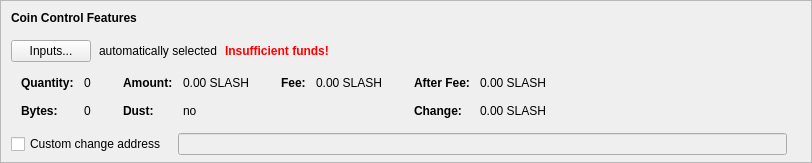
    <widget class="QFrame" name="frameCoinControl">
     <property name="sizePolicy">
      <sizepolicy hsizetype="Expanding" vsizetype="Expanding">
       <horstretch>0</horstretch>
       <verstretch>0</verstretch>
      </sizepolicy>
     </property>
     <property name="maximumSize">
      <size>
       <width>16777215</width>
       <height>16777215</height>
      </size>
     </property>
     <property name="frameShape">
      <enum>QFrame::StyledPanel</enum>
     </property>
     <property name="frameShadow">
      <enum>QFrame::Sunken</enum>
     </property>
     <layout class="QVBoxLayout" name="verticalLayoutCoinControl2">
      <property name="spacing">
       <number>0</number>
      </property>
      <property name="leftMargin">
       <number>0</number>
      </property>
      <property name="topMargin">
       <number>0</number>
      </property>
      <property name="rightMargin">
       <number>0</number>
      </property>
      <property name="bottomMargin">
       <number>6</number>
      </property>
      <item>
       <layout class="QVBoxLayout" name="verticalLayoutCoinControl" stretch="0,0,0,0,1">
        <property name="spacing">
         <number>0</number>
        </property>
        <property name="leftMargin">
         <number>10</number>
        </property>
        <property name="topMargin">
         <number>10</number>
        </property>
        <item>
         <layout class="QHBoxLayout" name="horizontalLayoutCoinControl1">
          <property name="bottomMargin">
           <number>15</number>
          </property>
          <item>
           <widget class="QLabel" name="labelCoinControlFeatures">
            <property name="sizePolicy">
             <sizepolicy hsizetype="Preferred" vsizetype="Maximum">
              <horstretch>0</horstretch>
              <verstretch>0</verstretch>
             </sizepolicy>
            </property>
            <property name="font">
             <font>
              <weight>75</weight>
              <bold>true</bold>
             </font>
            </property>
            <property name="styleSheet">
             <string notr="true">font-weight:bold;</string>
            </property>
            <property name="text">
             <string>Coin Control Features</string>
            </property>
           </widget>
          </item>
         </layout>
        </item>
        <item>
         <layout class="QHBoxLayout" name="horizontalLayoutCoinControl2" stretch="0,0,0,0">
          <property name="spacing">
           <number>8</number>
          </property>
          <property name="bottomMargin">
           <number>10</number>
          </property>
          <item>
           <widget class="QPushButton" name="pushButtonCoinControl">
            <property name="styleSheet">
             <string notr="true"/>
            </property>
            <property name="text">
             <string>Inputs...</string>
            </property>
            <property name="autoDefault">
             <bool>false</bool>
            </property>
           </widget>
          </item>
          <item>
           <widget class="QLabel" name="labelCoinControlAutomaticallySelected">
            <property name="text">
             <string>automatically selected</string>
            </property>
            <property name="margin">
             <number>5</number>
            </property>
           </widget>
          </item>
          <item>
           <widget class="QLabel" name="labelCoinControlInsuffFunds">
            <property name="font">
             <font>
              <weight>75</weight>
              <bold>true</bold>
             </font>
            </property>
            <property name="styleSheet">
             <string notr="true">color:red;font-weight:bold;</string>
            </property>
            <property name="text">
             <string>Insufficient funds!</string>
            </property>
            <property name="margin">
             <number>5</number>
            </property>
           </widget>
          </item>
          <item>
           <spacer name="horizontalSpacerCoinControl">
            <property name="orientation">
             <enum>Qt::Horizontal</enum>
            </property>
            <property name="sizeHint" stdset="0">
             <size>
              <width>40</width>
              <height>1</height>
             </size>
            </property>
           </spacer>
          </item>
         </layout>
        </item>
        <item>
         <widget class="QWidget" name="widgetCoinControl" native="true">
          <property name="sizePolicy">
           <sizepolicy hsizetype="Preferred" vsizetype="Preferred">
            <horstretch>0</horstretch>
            <verstretch>0</verstretch>
           </sizepolicy>
          </property>
          <property name="minimumSize">
           <size>
            <width>0</width>
            <height>0</height>
           </size>
          </property>
          <property name="styleSheet">
           <string notr="true"/>
          </property>
          <layout class="QHBoxLayout" name="horizontalLayoutCoinControl5">
           <property name="leftMargin">
            <number>0</number>
           </property>
           <property name="topMargin">
            <number>0</number>
           </property>
           <property name="rightMargin">
            <number>0</number>
           </property>
           <property name="bottomMargin">
            <number>0</number>
           </property>
           <item>
            <layout class="QHBoxLayout" name="horizontalLayoutCoinControl3" stretch="0,0,0,1">
             <property name="spacing">
              <number>20</number>
             </property>
             <property name="topMargin">
              <number>0</number>
             </property>
             <property name="bottomMargin">
              <number>10</number>
             </property>
             <item>
              <layout class="QFormLayout" name="formLayoutCoinControl1">
               <property name="horizontalSpacing">
                <number>10</number>
               </property>
               <property name="verticalSpacing">
                <number>14</number>
               </property>
               <property name="leftMargin">
                <number>10</number>
               </property>
               <property name="topMargin">
                <number>4</number>
               </property>
               <property name="rightMargin">
                <number>6</number>
               </property>
               <item row="0" column="0">
                <widget class="QLabel" name="labelCoinControlQuantityText">
                 <property name="font">
                  <font>
                   <weight>75</weight>
                   <bold>true</bold>
                  </font>
                 </property>
                 <property name="text">
                  <string>Quantity:</string>
                 </property>
                 <property name="margin">
                  <number>0</number>
                 </property>
                </widget>
               </item>
               <item row="0" column="1">
                <widget class="QLabel" name="labelCoinControlQuantity">
                 <property name="cursor">
                  <cursorShape>IBeamCursor</cursorShape>
                 </property>
                 <property name="contextMenuPolicy">
                  <enum>Qt::ActionsContextMenu</enum>
                 </property>
                 <property name="text">
                  <string notr="true">0</string>
                 </property>
                 <property name="margin">
                  <number>0</number>
                 </property>
                 <property name="textInteractionFlags">
                  <set>Qt::LinksAccessibleByMouse|Qt::TextSelectableByKeyboard|Qt::TextSelectableByMouse</set>
                 </property>
                </widget>
               </item>
               <item row="1" column="0">
                <widget class="QLabel" name="labelCoinControlBytesText">
                 <property name="font">
                  <font>
                   <weight>75</weight>
                   <bold>true</bold>
                  </font>
                 </property>
                 <property name="text">
                  <string>Bytes:</string>
                 </property>
                </widget>
               </item>
               <item row="1" column="1">
                <widget class="QLabel" name="labelCoinControlBytes">
                 <property name="cursor">
                  <cursorShape>IBeamCursor</cursorShape>
                 </property>
                 <property name="contextMenuPolicy">
                  <enum>Qt::ActionsContextMenu</enum>
                 </property>
                 <property name="text">
                  <string notr="true">0</string>
                 </property>
                 <property name="textInteractionFlags">
                  <set>Qt::LinksAccessibleByMouse|Qt::TextSelectableByKeyboard|Qt::TextSelectableByMouse</set>
                 </property>
                </widget>
               </item>
              </layout>
             </item>
             <item>
              <layout class="QFormLayout" name="formLayoutCoinControl2">
               <property name="horizontalSpacing">
                <number>10</number>
               </property>
               <property name="verticalSpacing">
                <number>14</number>
               </property>
               <property name="leftMargin">
                <number>6</number>
               </property>
               <property name="topMargin">
                <number>4</number>
               </property>
               <property name="rightMargin">
                <number>6</number>
               </property>
               <item row="0" column="0">
                <widget class="QLabel" name="labelCoinControlAmountText">
                 <property name="font">
                  <font>
                   <weight>75</weight>
                   <bold>true</bold>
                  </font>
                 </property>
                 <property name="text">
                  <string>Amount:</string>
                 </property>
                 <property name="margin">
                  <number>0</number>
                 </property>
                </widget>
               </item>
               <item row="0" column="1">
                <widget class="QLabel" name="labelCoinControlAmount">
                 <property name="cursor">
                  <cursorShape>IBeamCursor</cursorShape>
                 </property>
                 <property name="contextMenuPolicy">
                  <enum>Qt::ActionsContextMenu</enum>
                 </property>
                 <property name="text">
                  <string notr="true">0.00 SLASH</string>
                 </property>
                 <property name="textInteractionFlags">
                  <set>Qt::LinksAccessibleByMouse|Qt::TextSelectableByKeyboard|Qt::TextSelectableByMouse</set>
                 </property>
                </widget>
               </item>
               <item row="1" column="0">
                <widget class="QLabel" name="labelCoinControlLowOutputText">
                 <property name="font">
                  <font>
                   <weight>75</weight>
                   <bold>true</bold>
                  </font>
                 </property>
                 <property name="text">
                  <string>Dust:</string>
                 </property>
                </widget>
               </item>
               <item row="1" column="1">
                <widget class="QLabel" name="labelCoinControlLowOutput">
                 <property name="cursor">
                  <cursorShape>IBeamCursor</cursorShape>
                 </property>
                 <property name="contextMenuPolicy">
                  <enum>Qt::ActionsContextMenu</enum>
                 </property>
                 <property name="text">
                  <string notr="true">no</string>
                 </property>
                 <property name="textInteractionFlags">
                  <set>Qt::LinksAccessibleByMouse|Qt::TextSelectableByKeyboard|Qt::TextSelectableByMouse</set>
                 </property>
                </widget>
               </item>
              </layout>
             </item>
             <item>
              <layout class="QFormLayout" name="formLayoutCoinControl3">
               <property name="horizontalSpacing">
                <number>10</number>
               </property>
               <property name="verticalSpacing">
                <number>14</number>
               </property>
               <property name="leftMargin">
                <number>6</number>
               </property>
               <property name="topMargin">
                <number>4</number>
               </property>
               <property name="rightMargin">
                <number>6</number>
               </property>
               <item row="0" column="0">
                <widget class="QLabel" name="labelCoinControlFeeText">
                 <property name="font">
                  <font>
                   <weight>75</weight>
                   <bold>true</bold>
                  </font>
                 </property>
                 <property name="text">
                  <string>Fee:</string>
                 </property>
                 <property name="margin">
                  <number>0</number>
                 </property>
                </widget>
               </item>
               <item row="0" column="1">
                <widget class="QLabel" name="labelCoinControlFee">
                 <property name="cursor">
                  <cursorShape>IBeamCursor</cursorShape>
                 </property>
                 <property name="contextMenuPolicy">
                  <enum>Qt::ActionsContextMenu</enum>
                 </property>
                 <property name="text">
                  <string notr="true">0.00 SLASH</string>
                 </property>
                 <property name="textInteractionFlags">
                  <set>Qt::LinksAccessibleByMouse|Qt::TextSelectableByKeyboard|Qt::TextSelectableByMouse</set>
                 </property>
                </widget>
               </item>
             </layout>
             </item>
             <item>
              <layout class="QFormLayout" name="formLayoutCoinControl4">
               <property name="horizontalSpacing">
                <number>10</number>
               </property>
               <property name="verticalSpacing">
                <number>14</number>
               </property>
               <property name="leftMargin">
                <number>6</number>
               </property>
               <property name="topMargin">
                <number>4</number>
               </property>
               <property name="rightMargin">
                <number>6</number>
               </property>
               <item row="0" column="0">
                <widget class="QLabel" name="labelCoinControlAfterFeeText">
                 <property name="font">
                  <font>
                   <weight>75</weight>
                   <bold>true</bold>
                  </font>
                 </property>
                 <property name="text">
                  <string>After Fee:</string>
                 </property>
                 <property name="margin">
                  <number>0</number>
                 </property>
                </widget>
               </item>
               <item row="0" column="1">
                <widget class="QLabel" name="labelCoinControlAfterFee">
                 <property name="cursor">
                  <cursorShape>IBeamCursor</cursorShape>
                 </property>
                 <property name="contextMenuPolicy">
                  <enum>Qt::ActionsContextMenu</enum>
                 </property>
                 <property name="text">
                  <string notr="true">0.00 SLASH</string>
                 </property>
                 <property name="textInteractionFlags">
                  <set>Qt::LinksAccessibleByMouse|Qt::TextSelectableByKeyboard|Qt::TextSelectableByMouse</set>
                 </property>
                </widget>
               </item>
               <item row="1" column="0">
                <widget class="QLabel" name="labelCoinControlChangeText">
                 <property name="font">
                  <font>
                   <weight>75</weight>
                   <bold>true</bold>
                  </font>
                 </property>
                 <property name="text">
                  <string>Change:</string>
                 </property>
                </widget>
               </item>
               <item row="1" column="1">
                <widget class="QLabel" name="labelCoinControlChange">
                 <property name="cursor">
                  <cursorShape>IBeamCursor</cursorShape>
                 </property>
                 <property name="contextMenuPolicy">
                  <enum>Qt::ActionsContextMenu</enum>
                 </property>
                 <property name="text">
                  <string notr="true">0.00 SLASH</string>
                 </property>
                 <property name="textInteractionFlags">
                  <set>Qt::LinksAccessibleByMouse|Qt::TextSelectableByKeyboard|Qt::TextSelectableByMouse</set>
                 </property>
                </widget>
               </item>
              </layout>
             </item>
            </layout>
           </item>
          </layout>
         </widget>
        </item>
        <item>
         <layout class="QHBoxLayout" name="horizontalLayoutCoinControl4" stretch="0,0,0">
          <property name="spacing">
           <number>12</number>
          </property>
          <property name="sizeConstraint">
           <enum>QLayout::SetDefaultConstraint</enum>
          </property>
          <property name="topMargin">
           <number>5</number>
          </property>
          <property name="rightMargin">
           <number>5</number>
          </property>
          <item>
           <widget class="QCheckBox" name="checkBoxCoinControlChange">
            <property name="toolTip">
             <string>If this is activated, but the change address is empty or invalid, change will be sent to a newly generated address.</string>
            </property>
            <property name="text">
             <string>Custom change address</string>
            </property>
           </widget>
          </item>
          <item>
           <widget class="QValidatedLineEdit" name="lineEditCoinControlChange">
            <property name="enabled">
             <bool>false</bool>
            </property>
            <property name="sizePolicy">
             <sizepolicy hsizetype="Expanding" vsizetype="Fixed">
              <horstretch>0</horstretch>
              <verstretch>0</verstretch>
             </sizepolicy>
            </property>
           </widget>
          </item>
          <item>
           <widget class="QLabel" name="labelCoinControlChangeLabel">
            <property name="sizePolicy">
             <sizepolicy hsizetype="Preferred" vsizetype="Expanding">
              <horstretch>0</horstretch>
              <verstretch>0</verstretch>
             </sizepolicy>
            </property>
            <property name="minimumSize">
             <size>
              <width>0</width>
              <height>0</height>
             </size>
            </property>
            <property name="text">
             <string/>
            </property>
            <property name="margin">
             <number>3</number>
            </property>
           </widget>
          </item>
         </layout>
        </item>
        <item>
         <spacer name="verticalSpacerCoinControl">
          <property name="orientation">
           <enum>Qt::Vertical</enum>
          </property>
          <property name="sizeHint" stdset="0">
           <size>
            <width>800</width>
            <height>1</height>
           </size>
          </property>
         </spacer>
        </item>
       </layout>
      </item>
     </layout>
    </widget>
